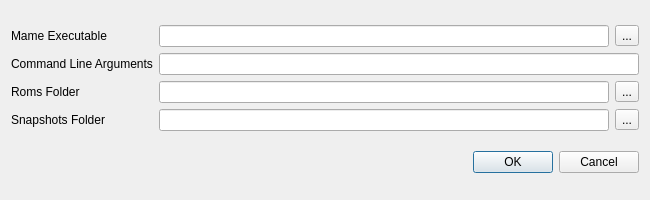
<?xml version="1.0" encoding="UTF-8"?>
<ui version="4.0">
 <class>Dialog</class>
 <widget class="QDialog" name="Dialog">
  <property name="enabled">
   <bool>true</bool>
  </property>
  <property name="geometry">
   <rect>
    <x>0</x>
    <y>0</y>
    <width>650</width>
    <height>200</height>
   </rect>
  </property>
  <property name="windowTitle">
   <string>Dialog</string>
  </property>
  <property name="modal">
   <bool>true</bool>
  </property>
  <layout class="QVBoxLayout" name="verticalLayout">
   <item>
    <layout class="QGridLayout" name="gridLayout">
     <item row="1" column="0">
      <widget class="QLabel" name="label_2">
       <property name="text">
        <string>Command Line Arguments</string>
       </property>
      </widget>
     </item>
     <item row="1" column="1">
      <widget class="QLineEdit" name="cmdInput"/>
     </item>
     <item row="0" column="0">
      <widget class="QLabel" name="label">
       <property name="text">
        <string>Mame Executable</string>
       </property>
      </widget>
     </item>
     <item row="0" column="1">
      <layout class="QHBoxLayout" name="horizontalLayout">
       <item>
        <widget class="QLineEdit" name="mameExecInput"/>
       </item>
       <item>
        <widget class="QToolButton" name="browseButton">
         <property name="text">
          <string>...</string>
         </property>
        </widget>
       </item>
      </layout>
     </item>
     <item row="3" column="0">
      <widget class="QLabel" name="label_3">
       <property name="text">
        <string>Snapshots Folder</string>
       </property>
      </widget>
     </item>
     <item row="3" column="1">
      <layout class="QHBoxLayout" name="horizontalLayout_2">
       <item>
        <widget class="QLineEdit" name="snapsInput"/>
       </item>
       <item>
        <widget class="QToolButton" name="snapsButton">
         <property name="text">
          <string>...</string>
         </property>
        </widget>
       </item>
      </layout>
     </item>
     <item row="2" column="0">
      <widget class="QLabel" name="label_4">
       <property name="text">
        <string>Roms Folder</string>
       </property>
      </widget>
     </item>
     <item row="2" column="1">
      <layout class="QHBoxLayout" name="horizontalLayout_3">
       <item>
        <widget class="QLineEdit" name="romsInput"/>
       </item>
       <item>
        <widget class="QToolButton" name="romsButton">
         <property name="text">
          <string>...</string>
         </property>
        </widget>
       </item>
      </layout>
     </item>
    </layout>
   </item>
   <item>
    <widget class="QDialogButtonBox" name="buttonBox">
     <property name="orientation">
      <enum>Qt::Horizontal</enum>
     </property>
     <property name="standardButtons">
      <set>QDialogButtonBox::Cancel|QDialogButtonBox::Ok</set>
     </property>
    </widget>
   </item>
  </layout>
 </widget>
 <resources/>
 <connections>
  <connection>
   <sender>buttonBox</sender>
   <signal>accepted()</signal>
   <receiver>Dialog</receiver>
   <slot>accept()</slot>
   <hints>
    <hint type="sourcelabel">
     <x>227</x>
     <y>93</y>
    </hint>
    <hint type="destinationlabel">
     <x>157</x>
     <y>114</y>
    </hint>
   </hints>
  </connection>
  <connection>
   <sender>buttonBox</sender>
   <signal>rejected()</signal>
   <receiver>Dialog</receiver>
   <slot>reject()</slot>
   <hints>
    <hint type="sourcelabel">
     <x>295</x>
     <y>99</y>
    </hint>
    <hint type="destinationlabel">
     <x>286</x>
     <y>114</y>
    </hint>
   </hints>
  </connection>
 </connections>
</ui>
